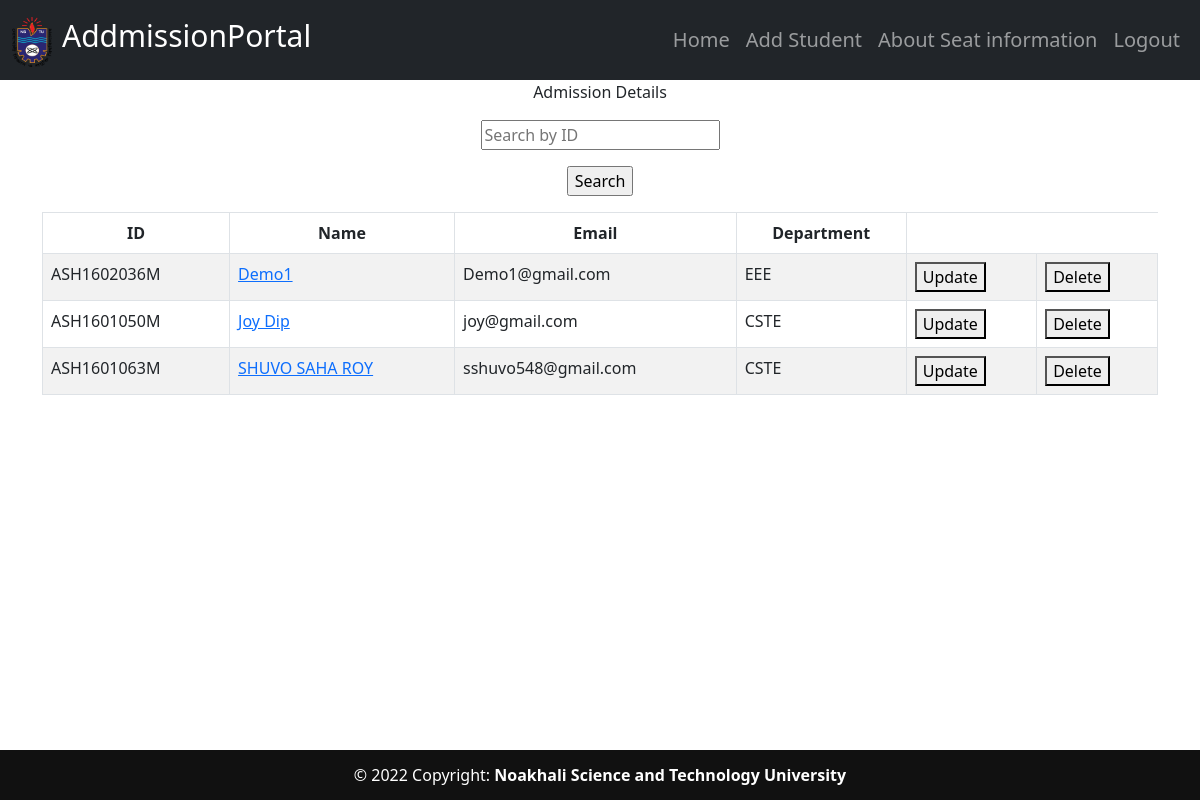
Before: /home (signed in) with the older database file.
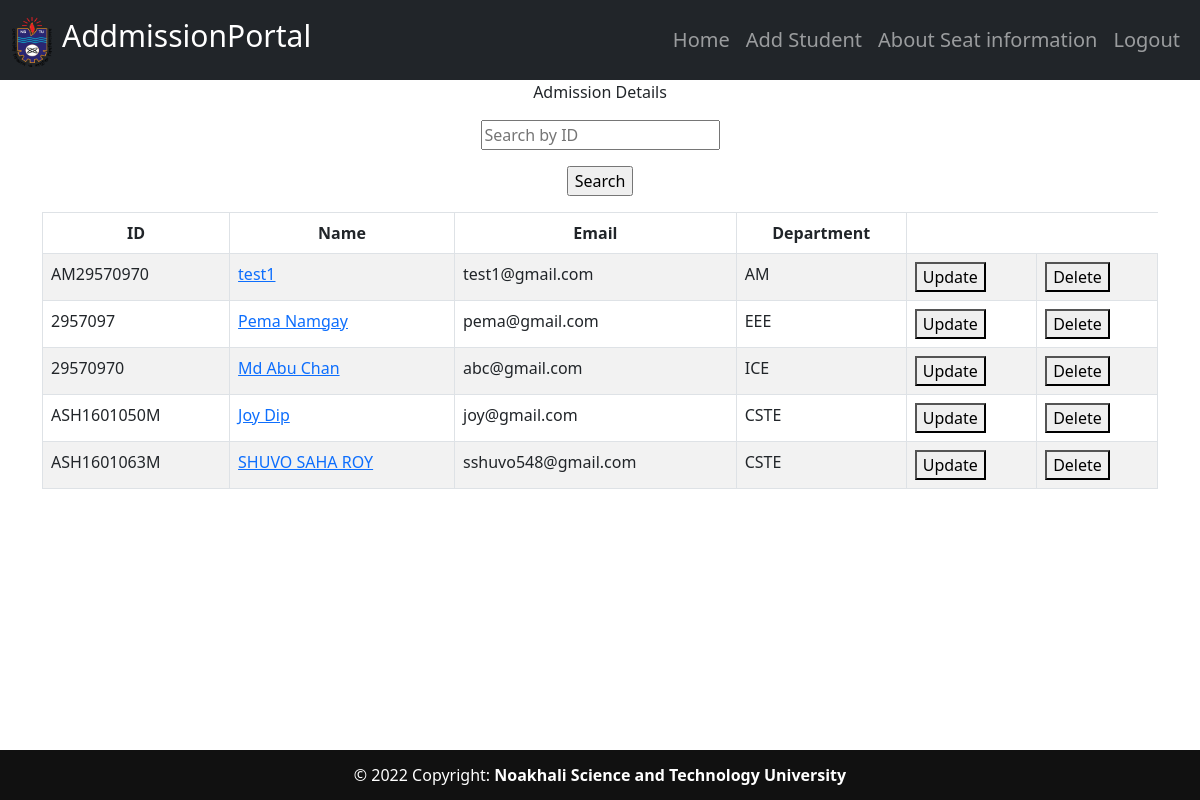
After: the same page with the newer database file.
### main_app/models.py (models this page shows, shortened)
class Students(db.Model):
    admission_num = db.Column(db.Integer, primary_key=True)
    id = db.Column(db.String(15), unique=True, nullable=False)
    name = db.Column(db.String(80), nullable=False)
    email = db.Column(db.String(120), unique=True, nullable=False)
    image_file = db.Column(db.String(20), nullable=False, default='default.jpg')
    department = db.Column(db.String(80), db.ForeignKey('departments.department_name'), nullable=False)

### main_app/routes.py (the view, shortened to what this page needs)
@app.route('/home',methods=['GET','POST'])
def home():
    if current_user.is_authenticated:
        students = Students.query.order_by(Students.admission_num.desc()).all()
        return render_template('home.html',students = students)
    else:
        flash(f"You have to Login First.")
        return redirect('/')

### main_app/models.py (called while the page is built)
@login_manager.user_loader
def load_user(user_id):
    return Users.query.get(int(user_id))

### main_app/templates/home.html
{% extends "layout.html" %}
{% block content %}
<body>
    <div class="container" style="text-align: center;">
        <p>Admission Details</p>
         <form action = "" method = "POST">
             <p><input type = 'text' placeholder="Search by ID" name = 'search_box'/></p>
             <p><input type = 'submit' value = 'Search'/></p>
         </form>
    </div>
<div class="container table-responsive">
    <table class="table table-striped table-hover table-bordered">
        <thead class="text-center">
            <tr>
              <th>ID</th>
              <th>Name</th>
              <th>Email</th>
              <th>Department</th>
            </tr>
          </thead>
          <tbody>
            {% for student in students %}
            <tr>
              <td>{{student.id}}</td>
              <td><a href="{{url_for('profile', profile=student.name)}}">{{student.name}}</a></td>
              <td>{{student.email}}</td>
              <td>{{student.department}}</td>
              <td><a href="{{url_for('update_info', admission_id=student.admission_num)}}"><button>Update</button></a></td>
              <td><a href="{{url_for('delete_student', admission_id=student.admission_num)}}"><button>Delete</button></a></td>
            </tr>
            {% endfor %}
          </tbody>
        </table>
        </div>
</body>
{% endblock content %}

### main_app/templates/layout.html (shortened to what this page needs)
<!DOCTYPE html>
<html lang="en">
<head>
    <link href="https://cdn.jsdelivr.net/npm/bootstrap@5.0.2/dist/css/bootstrap.min.css" rel="stylesheet">
    <link rel="stylesheet" href="https://cdnjs.cloudflare.com/ajax/libs/font-awesome/6.2.0/css/all.min.css" />
    <link rel="stylesheet" href="{{url_for('static',filename='style.css')}}">
</head>
<body>
    <nav class="navbar navbar-expand-lg navbar-dark bg-dark">
        <div class="container-fluid">
          <a class="navbar-brand" href="/"><img src="{{url_for('static',filename='logo.png')}}" alt="" style="height: 50px; width: 40px"><span>AddmissionPortal</span></a>
           <div class="collapse navbar-collapse" id="navbarSupportedContent">
            <ul class="navbar-nav ms-auto mb-2 mb-lg-0">
          <li class="nav-item">
            <a class="nav-link" href="/">Home</a>
          </li>
          <li class="nav-item">
            <a class="nav-link" href="/student_info">Add Student</a>
          </li>
          <li class="nav-item">
            <a class="nav-link" href="{{url_for('seat_details')}}">About Seat information</a>
          </li>
          <li class="nav-item">
            <a class="nav-link" href="{{url_for('logout')}}">Logout</a>
          </li>
        </ul>
          </div>
        </div>
      </nav>
    {% block content %}
    {% endblock %}
    <div class="footer">
        <div class="container">
            <p>&copy; 2022 Copyright: <strong>Noakhali Science and Technology University</strong></p>
        </div>
    </div>
</body>
</html>

### main_app/static/style.css (style rules this page uses)
html { position: relative; min-height: 100%; }
body { margin-bottom: 60px; }
span { margin-left: 10px; font-size: 30px; }
ul li a { text-decoration: none; font-size: 20px; color: rgb(182, 182, 182); }
.footer { position: absolute; bottom: 0; width: 100%; height: 50px; color: white; background: rgb(17, 17, 17); border-top: 13px solid rgb(17, 17, 17); text-align: center; }

Changed rows visible on the page:
added Students: id "AM29570970", name "test1", email "test1@gmail.com", department "AM"
added Students: id "2957097", name "Pema Namgay", email "pema@gmail.com", department "EEE"
changed Students: id "ASH1602036M" → "29570970"; name "Demo1" → "Md Abu Chan"; email "Demo1@gmail.com" → "abc@gmail.com"; department "EEE" → "ICE"
